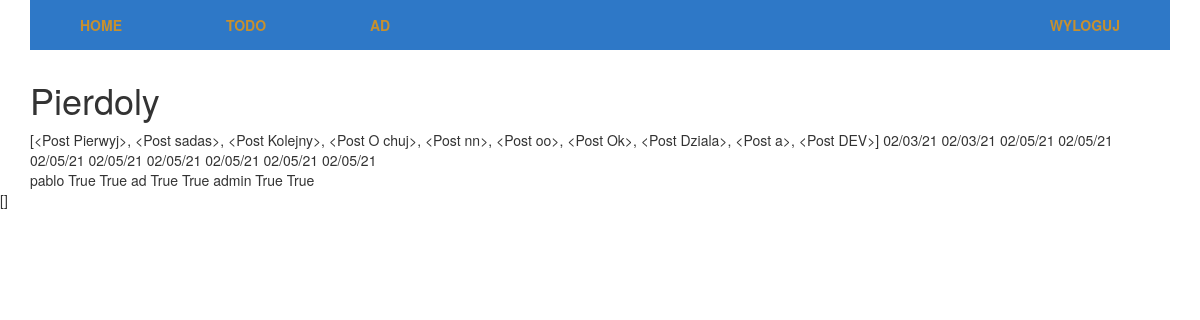
The app's page /features (signed in) with its own data.
### app/models.py (models this page shows, shortened)
class User(UserMixin, db.Model):
    id = db.Column(db.Integer, primary_key=True)
    username = db.Column(db.String(30))
    password = db.Column(db.String(100))
    email = db.Column(db.String(100))
    posts = db.relationship('Post', backref='author', lazy='dynamic')
    superuser = db.Column(db.Boolean, default=False)
    active = db.Column(db.Boolean, default = False)
    project = db.relationship('Project', secondary=users_projects, backref='projects')
    tasks = db.relationship('Task', backref='author')
    @property
    def is_active(self):
        return self.active

class Post(db.Model):
    id = db.Column(db.Integer, primary_key=True)
    title = db.Column(db.String(50))
    content = db.Column(db.Text)
    time = db.Column(db.DateTime, default=datetime.utcnow)
    owner = db.Column(db.Integer, db.ForeignKey('user.id'))
    visible = db.Column(db.Boolean, default=True)
    category = db.Column(db.Integer, db.ForeignKey('post_category.id'))
    comments = db.relationship('Comment', backref='pos')
    def __repr__(self):
        return f'<Post {self.title}>'

### app/routes.py (the view)
@app.route('/features', methods=['GET', 'POST'])
@login_required
def features():
    posts = Post.query.all()
    users = User.query.all()
    return render_template('features.html', posts=posts, users=users)

### app/models.py (called while the page is built)
@login.user_loader
def get_user(id):
    return User.query.get(id)

### app/templates/features.html
{% extends 'base.html' %}
{% block content %}
<div class="container">
    <h1>Pierdoly</h1>
    {{ posts }}
    {% for post in posts %}
        {{ post.time.strftime('%D') }}
    {% endfor %}
    <div class="users">
        {% for user in users %}
        {{ user.username }}
        {{ user.is_authenticated }}
        {{ user.is_active }}
        {% endfor %}
    </div>
</div>
{{ current_user.project}}
{% endblock content %}

### app/templates/base.html (shortened to what this page needs)
{% extends 'bootstrap/base.html' %}
{% block styles %}
{{ super() }}
<link rel="stylesheet" href="{{ url_for('static', filename='styles/style.css') }}">
{% endblock %}
{% block navbar %}
<div class="container">
  <nav>
    <ul class="navigation_bar">
      <li class="navigation_bar__item">
        <a class="navigation_bar__link" aria-current="page" href="{{ url_for('index') }}">Home</a>
      </li>
      {% if not current_user.is_authenticated %}
      <li class="navigation_bar__item">
        <a class="navigation_bar__link" href="{{ url_for('login') }}">Login</a>
      </li>
      <li class="navigation_bar__item">
        <a class="navigation_bar__link" href="{{ url_for('register') }}">Register</a>
      </li>
      {% else %}
      {% if current_user.is_active %}
      <li class="navigation_bar__item nav-drop-project">
        <a class="navigation_bar__link" href="{{ url_for('kanban.index') }}">Todo</a>
      </li>
      {% endif %}
      <li class="navigation_bar__item">
        <a href="{{ url_for('user_page', user=current_user.username) }}" class="navigation_bar__link">{{ current_user.username }}</a>
      </li>
      <li class="navigation_bar__item navigation_bar__item--logout">
        <a href="{{ url_for('logout') }}" class="navigation_bar__link">Wyloguj</a>
      </li>
      {% endif %}
    </ul>
  </nav>
</div>
{% endblock %}

### app/static/styles/style.css (style rules this page uses)
nav .navigation_bar { display: block; background-color: #2e78c7; padding: 0; position: relative; }
nav .navigation_bar__item { display: inline-block; cursor: pointer; }
nav .navigation_bar__item--logout { position: absolute; right: 0; }
nav .navigation_bar__link { padding: 15px 50px; display: block; width: 100%; height: 100%; color: #c7902e; text-decoration: none; cursor: pointer; text-transform: uppercase; font-weight: bolder; }
nav .nav-drop-project { position: relative; }
nav .nav-drop-project::after { content: ""; background-image: url(../../static/images/drop_arrow.png); background-size: 10px 10px; width: 5px; height: 5px; }
* { box-sizing: border-box; }

### records on screen
User: username "AD", username "ad", is_authenticated "True", is_active "True"
Post: title.title "[<Post Pierwyj>, <Post sadas>, <Post Kolejny>, <Post O chuj>, <Post nn>, <Post oo>, <Post Ok>, <Post Dziala>, <Post a>, <Post DEV>]", time "02/03/21"
Post: time "02/03/21"
Post: time "02/05/21"
Post: time "02/05/21"
Post: time "02/05/21"
Post: time "02/05/21"
Post: time "02/05/21"
Post: time "02/05/21"
Post: time "02/05/21"
Post: time "02/05/21"
User: username "pablo", is_authenticated "True", is_active "True"
User: username "admin", is_authenticated "True", is_active "True"

### other values on screen
{{ current_user.project }} "[]"
